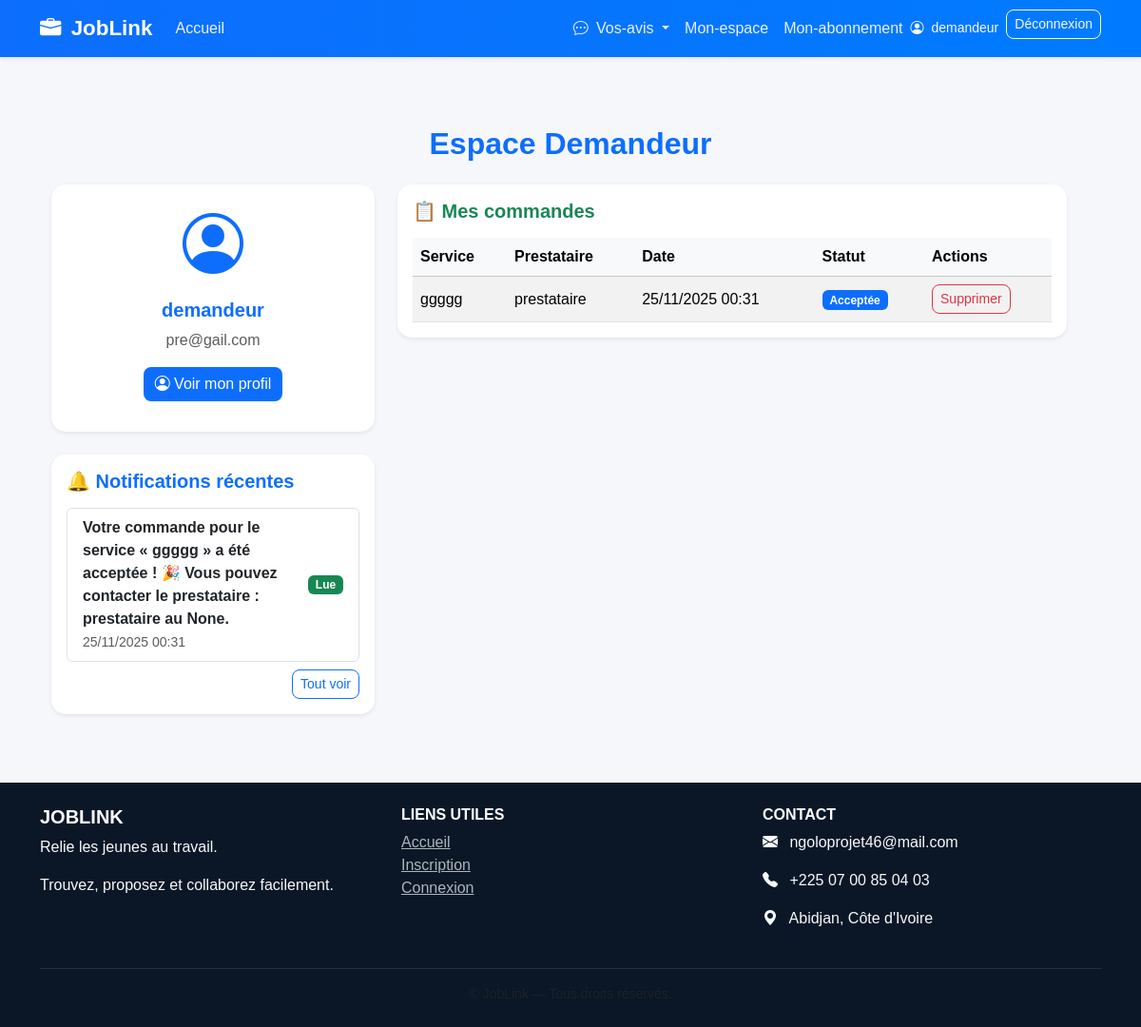
/tableau-demandeur/ (signed in), run on the app's committed database.
### core/models.py (models this page shows, shortened)
class User(AbstractUser):
    ROLE_CHOICES = (
        ('prestataire', 'Prestataire'),
        ('demandeur', 'Demandeur'),
    )
    role = models.CharField(max_length=20, choices=ROLE_CHOICES)
    phone = models.CharField(max_length=20, unique=True, null=True, blank=True)
    photo = CloudinaryField("photo_profil", blank=True, null=True)

class Notification(models.Model):
    user = models.ForeignKey(User, on_delete=models.CASCADE)
    prestataire = models.ForeignKey('Prestataire', on_delete=models.CASCADE, null=True, blank=True)  # Ajout
    message = models.TextField()
    lue = models.BooleanField(default=False)
    date = models.DateTimeField(auto_now_add=True)

class Commande(models.Model):
    service = models.ForeignKey(Service, on_delete=models.CASCADE)
    client = models.ForeignKey(User, on_delete=models.CASCADE, null=True, blank=True)
    demandeur = models.ForeignKey(Demandeur, on_delete=models.CASCADE)
    date_commande = models.DateTimeField(auto_now_add=True)
    statut_choices = [
        ('en_attente', 'En attente'),
        ('acceptee', 'Acceptée'),
        ('terminee', 'Terminée'),
        ('annulee', 'Annulée'),
    ]
    statut = models.CharField(max_length=20, choices=statut_choices, default='en_attente')

class Service(models.Model):
    VILLES_CI = [
        ("Abidjan", "Abidjan"),
        ("Bouaké", "Bouaké"),
        ("Daloa", "Daloa"),
        ("Yamoussoukro", "Yamoussoukro"),
        ("San-Pédro", "San-Pédro"),
        ("Korhogo", "Korhogo"),
        ("Man", "Man"),
        ("Gagnoa", "Gagnoa"),
    ]
    prestataire = models.ForeignKey(
        'Prestataire',
        on_delete=models.CASCADE,
        related_name='services'
    )
    titre = models.CharField(max_length=100)
    description = models.TextField()
    prix = models.DecimalField(max_digits=10, decimal_places=2)
    telephone = models.CharField(max_length=20, blank=True, null=True)
    adresse = models.CharField(max_length=255, blank=True, null=True)
    categorie = models.CharField(max_length=100)
    ville = models.CharField(max_length=50, choices=VILLES_CI, default="Abidjan")
    date_publication = models.DateTimeField(auto_now_add=True)
    disponible = models.BooleanField(default=True)
    image = CloudinaryField("image", blank=True, null=True)
    video = CloudinaryField(resource_type="video", blank=True, null=True)

class Prestataire(models.Model):
    user = models.OneToOneField(User, on_delete=models.CASCADE)
    competence = models.TextField()
    experience = models.PositiveIntegerField(default=0, help_text="Années d'expérience")
    localisation = models.CharField(max_length=100)
    telephone = models.CharField(max_length=20, blank=True, null=True)  # ✅ ajouté
    email = models.EmailField(blank=True, null=True)  # ✅ ajouté
    note_moyenne = models.FloatField(default=0.0)

### core/views.py (the view)
# urls.py: path('tableau-demandeur/', views.tableau_demandeur, name='tableau_demandeur'),
@login_required
def tableau_demandeur(request):
    demandeur = get_object_or_404(Demandeur, user=request.user)
    commandes = Commande.objects.filter(demandeur=demandeur).select_related('service__prestataire')
    notifications = Notification.objects.filter(user=request.user).order_by('-date')
    context = {
        'demandeur': demandeur,
        'commandes': commandes,
        'notifications': notifications,
    }
    return render(request, 'dashboard_demandeur.html', context)

### core/templates/dashboard_demandeur.html
{% extends 'base.html' %}
{% block content %}
<div class="container py-5">
    <h2 class="mb-4 text-primary text-center fw-bold">Espace Demandeur</h2>
    <div class="row">
        <div class="row">
        <div class="col-md-4">
            <div class="card shadow-sm mb-4">
                <div class="card-body text-center">
                    {% if user.photo %}
                        <img src="{{ user.photo.url }}" class="rounded-circle mb-3" width="120" height="120">
                    {% else %}
                        <i class="bi bi-person-circle text-primary" style="font-size: 4rem;"></i>
                    {% endif %}
                    <h5 class="mt-2">{{ user.username }}</h5>
                    <p class="text-muted">{{ user.email }}</p>
                    <a href="{% url 'profil' %}" class="btn btn-primary mb-3">
                        <i class="bi bi-person-circle"></i> Voir mon profil
                    </a>
                </div>
            </div>
            <div class="card shadow-sm mb-4">
                <div class="card-body">
                    <h5 class="text-primary mb-3">🔔 Notifications récentes</h5>
                    {% if notifications %}
                        <ul class="list-group mb-2">
                            {% for notif in notifications|slice:":3" %}
                                <li class="list-group-item d-flex justify-content-between align-items-center {% if not notif.lue %}bg-light{% endif %}">
                                    <div>
                                        <strong>{{ notif.message }}</strong><br>
                                        <small class="text-muted">{{ notif.date|date:"d/m/Y H:i" }}</small>
                                    </div>
                                    {% if not notif.lue %}
                                        <a href="{% url 'marquer_notification_lue' notif.id %}"
                                           class="btn btn-sm btn-outline-success">Marquer comme lue</a>
                                    {% else %}
                                        <span class="badge bg-success text-white">Lue</span>
                                    {% endif %}
                                </li>
                            {% endfor %}
                        </ul>
                        <div class="text-end">
                            <a href="{% url 'mes_notifications' %}" class="btn btn-sm btn-outline-primary">
                                Tout voir
                            </a>
                        </div>
                    {% else %}
                        <p class="text-muted">Aucune notification pour le moment.</p>
                    {% endif %}
                </div>
            </div>
        </div>
        <div class="col-md-8 mb-4">
            <div class="card shadow-sm">
                <div class="card-body">
                    <h5 class="text-success mb-3">📋 Mes commandes</h5>
                    {% if commandes %}
                        <div class="table-responsive">
                            <table class="table table-striped align-middle mb-0">
                                <thead class="table-light">
                                    <tr>
                                        <th>Service</th>
                                        <th>Prestataire</th>
                                        <th>Date</th>
                                        <th>Statut</th>
                                        <th>Actions</th>
                                    </tr>
                                </thead>
                                <tbody>
                                    {% for commande in commandes %}
                                        <tr>
                                            <td>{{ commande.service.titre }}</td>
                                            <td>{{ commande.service.prestataire.user.username }}</td>
                                            <td>{{ commande.date_commande|date:"d/m/Y H:i" }}</td>
                                            <td>
                                                {% if commande.statut == 'en_attente' %}
                                                    <span class="badge bg-warning text-dark">En attente</span>
                                                {% elif commande.statut == 'acceptee' %}
                                                    <span class="badge bg-primary">Acceptée</span>
                                                {% elif commande.statut == 'terminee' %}
                                                    <span class="badge bg-success">Terminée</span>
                                                {% else %}
                                                    <span class="badge bg-danger">Annulée</span>
                                                {% endif %}
                                            </td>
                                            <td>
                                                <a href="{% url 'supprimer_commande' commande.id %}"
                                                   class="btn btn-sm btn-outline-danger"
                                                   onclick="return confirm('Supprimer cette commande ? 🗑');">
                                                    Supprimer
                                                </a>
                                            </td>
                                        </tr>
                                    {% endfor %}
                                </tbody>
                            </table>
                        </div>
                    {% else %}
                        <p class="text-muted">Aucune commande pour le moment.</p>
                    {% endif %}
                </div>
            </div>
        </div>
    </div>
</div>
{% endblock %}

### core/templates/base.html (shortened to what this page needs)
<!DOCTYPE html>
<html lang="fr">
<head>
    <link href="https://cdn.jsdelivr.net/npm/bootstrap@5.3.3/dist/css/bootstrap.min.css" rel="stylesheet">
    <link rel="stylesheet" href="https://cdn.jsdelivr.net/npm/bootstrap-icons@1.11.3/font/bootstrap-icons.css">
</head>
<body class="d-flex flex-column min-vh-100">
    <nav class="navbar navbar-expand-lg navbar-dark shadow-sm">
        <div class="container">
            <a class="navbar-brand fw-bold" href="{% url 'home' %}">
                <i class="bi bi-briefcase-fill me-1"></i> JobLink
            </a>
            <div class="collapse navbar-collapse" id="navbarNav">
                <ul class="navbar-nav me-auto">
                    <li class="nav-item">
                        <a class="nav-link" href="{% url 'home' %}">Accueil</a>
                    </li>
                </ul>
                <ul class="navbar-nav">
                    {% if user.is_authenticated %}
                        <li class="nav-item dropdown">
                            <a class="nav-link dropdown-toggle text-light" href="#" id="commentairesDropdown"
                                role="button" data-bs-toggle="dropdown" aria-expanded="false">
                                <i class="bi bi-chat-dots me-1"></i> Vos-avis
                            </a>
                        </li>
                        <li class="nav-item">
                            <a class="nav-link" href="{% url 'dashboard' %}">
                                Mon-espace
                            </a>
                        </li>
                        <li class="nav-item">
                            <a class="nav-link" href="{% url 'gerer_abonnement' %}">Mon-abonnement</a></li>
                        <li class="nav-item d-flex align-items-center me-2">
                            <span class="text-light small">
                                <i class="bi bi-person-circle me-1"></i> {{ user.username }}
                            </span>
                        </li>
                        <li class="nav-item">
                            <form method="post" action="{% url 'logout' %}" style="display:inline;">
                                <button type="submit" class="btn btn-outline-light btn-sm">
                                    Déconnexion
                                </button>
                            </form>
                        </li>
                    {% endif %}
                </ul>
            </div>
        </div>
    </nav>
    <main class="container mt-4 flex-grow-1 fade-in">
        {% block content %}
        {% endblock %}
    </main>
    <footer class="text-light py-4 mt-auto">
        <div class="container text-center text-md-start">
            <div class="row gy-3">
                <div class="col-md-4">
                    <h5 class="fw-bold text-uppercase">JobLink</h5>
                    <p>Relie les jeunes au travail.</p>
                    <p>Trouvez, proposez et collaborez facilement.</p>
                </div>
                <div class="col-md-4">
                    <h6 class="fw-bold text-uppercase">Liens utiles</h6>
                    <ul class="list-unstyled">
                        <li><a href="{% url 'home' %}">Accueil</a></li>
                        <li><a href="{% url 'register' %}">Inscription</a></li>
                        <li><a href="{% url 'login' %}">Connexion</a></li>
                    </ul>
                </div>
                <div class="col-md-4">
                    <h6 class="fw-bold text-uppercase">Contact</h6>
                    <p><i class="bi bi-envelope-fill me-2"></i> ngoloprojet46@mail.com</p>
                    <p><i class="bi bi-telephone-fill me-2"></i> +225 07 00 85 04 03</p>
                    <p><i class="bi bi-geo-alt-fill me-2"></i> Abidjan, Côte d'Ivoire</p>
                </div>
            </div>
            <hr class="border-secondary mt-4">
            <div class="text-center text-muted small">
            </div>
        </div>
    </footer>
</body>
</html>

### core/templates/base.html (style rules this page uses)
body { font-family: "Poppins", sans-serif; background-color: #f5f7fb; color: #333; min-height: 100vh; }
h1, h2, h3, h4, h5 { font-weight: 600; color: #0d6efd; }
.navbar { background: linear-gradient(90deg, #0d6efd, #007bff); }
.navbar-brand { font-size: 1.4rem; }
.navbar-nav .nav-link { color: #eaf1ff !important; font-weight: 500; transition: color 0.2s ease-in-out; }
button, .btn { border-radius: 8px !important; }
.card { border: none; border-radius: 15px; box-shadow: 0 3px 10px rgba(0,0,0,0.08); transition: transform 0.2s ease-in-out; }
footer { background-color: #0b1727; }
footer h5, footer h6 { color: #fff; }
footer a { color: #adb5bd; transition: color 0.2s; }
footer hr { border-color: rgba(255, 255, 255, 0.2); }
.btn-primary { background-color: #0d6efd; border: none; }
.fade-in { animation: fadeIn 0.6s ease-in-out; }

### data on the page
User: username "demandeur", email "pre@gail.com"
Notification: message "Votre commande pour le service « ggggg » a été acceptée ! 🎉 Vous pouvez contacter le prestataire : prestataire au None.", date "25/11/2025 00:31", lue "Lue"
Commande: service.titre "ggggg", service.prestataire.user.username "prestataire", date_commande "25/11/2025 00:31", statut "Acceptée"
